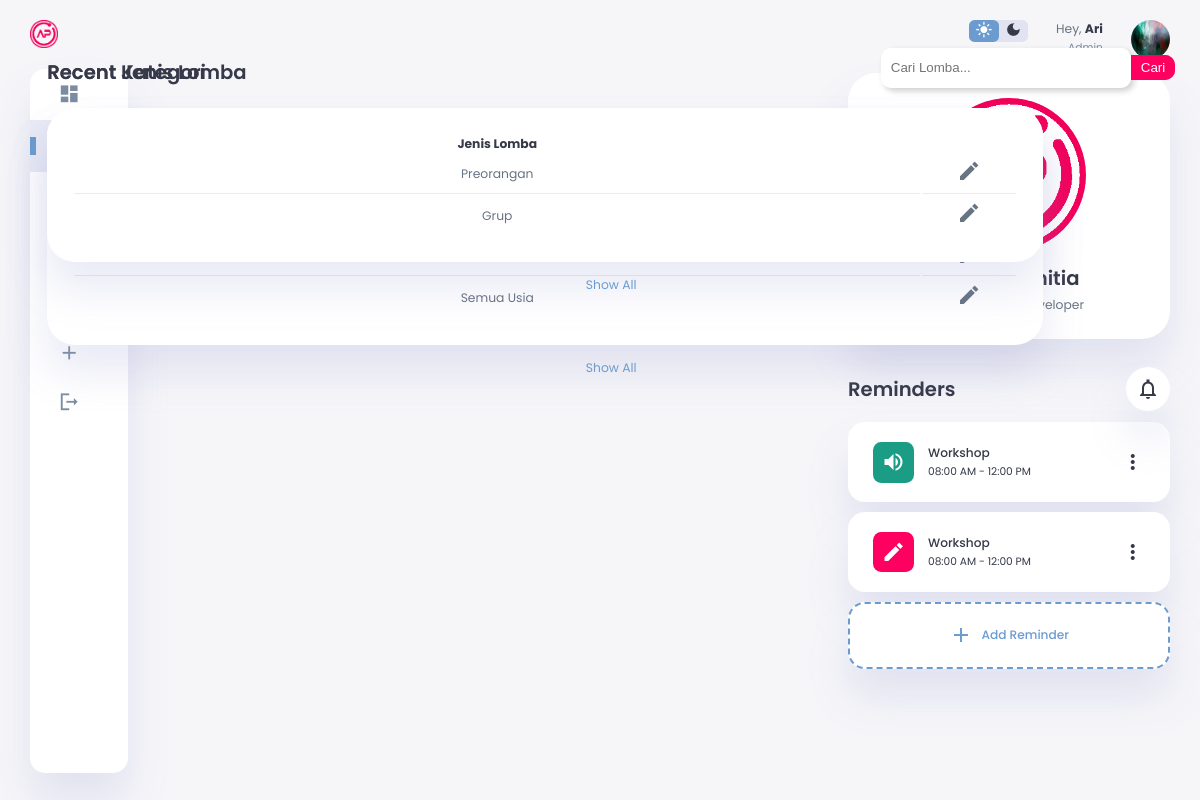
/admin?page=kategori (signed in), run on the app's committed database.
### tables this page shows
CREATE TABLE `kategori` (
  `kategori_id` int(2) NOT NULL,
  `nama` varchar(32) NOT NULL
);

CREATE TABLE `jenis` (
  `jenis_id` int(2) NOT NULL,
  `nama` varchar(32) NOT NULL
);

### admin/content/kategori.php (the view, shortened to what this page needs)
<div class="recent-orders">
<form id="searchForm" class="search-form">
        <div class="h2-wrapper">
            <h2>Recent Kategori</h2>
        </div>
        <button type="submit" class="search-button">Cari</button>
    </form>
    <table>
        <thead>
            <tr>
                <th>Kategori Lomba</th>
            </tr>
        </thead>
        <tbody class="recent-orders-table">
            <?php
            $queryKategori = "SELECT * FROM kategori";
            $resultKategori = $koneksi->query($queryKategori);
            while ($rowKategori = $resultKategori->fetch_assoc()) {
                $namaKategori = $rowKategori['nama'];
            ?>
                <tr>
                    <td><?php echo $namaKategori ?></td>
                    <td style="width: 10%;">
                        <div class="icon-edit">
                            <span class="material-icons-sharp">
                            </span>
                        </div>
                    </td>
                </tr>
            <?php
            }
            ?>
        </tbody>
    </table>
    <a href="#" id="showAllLinkKategori">Show All</a>
</div>
<div class="recent-orders">
<form id="searchForm" class="search-form">
        <div class="h2-wrapper">
            <h2>Recent Jenis Lomba</h2>
        </div>
        <input class="input-search" type="text" id="searchInput" placeholder="Cari Lomba...">
        <button type="submit" class="search-button">Cari</button>
    </form>
    <table>
        <thead>
            <tr>
                <th>Jenis Lomba</th>
            </tr>
        </thead>
        <tbody class="recent-orders-table">
            <?php
            $queryJenis = "SELECT * FROM jenis";
            $resultJenis = $koneksi->query($queryJenis);
            while ($rowJenis = $resultJenis->fetch_assoc()) {
                $jenisLomba = $rowJenis['nama'];
            ?>
                <tr>
                    <td><?php echo $jenisLomba ?></td>
                    <td style="width: 10%;">
                        <div class="icon-edit">
                            <span class="material-icons-sharp">
                            </span>
                        </div>
                    </td>
                </tr>
            <?php
            }
            ?>
        </tbody>
    </table>
    <a href="#" id="showAllLinkKategori">Show All</a>
</div>

### admin/style.css (style rules this page uses)
:root { --color-primary: #6C9BCF; --color-danger: #FF0060; --color-success: #1B9C85; --color-warning: #F7D060; --color-white: #fff; --color-info-dark: #7d8da1; --color-dark: #363949; --color-light: rgba(132, 139, 200, 0.18); --color-dark-variant: #677483; --color-background: #f6f6f9; --card-border-radius: 2rem; --border-radius-1: 0.4rem; --border-radius-2: 1.2rem; --card-padding: 1.8rem; --padding-1: 1.2rem; --box-shadow: 0 2rem 3rem var(--color-light); }
* { margin: 0; padding: 0; outline: 0; appearance: 0; border: 0; text-decoration: none; box-sizing: border-box; }
html { font-size: 14px; }
body { width: 100vw; height: 100vh; font-family: 'Poppins', sans-serif; font-size: 0.88rem; user-select: none; overflow-x: hidden; color: var(--color-dark); background-color: var(--color-background); }
a { color: var(--color-dark); }
h2 { font-weight: 600; font-size: 1.4rem; }
main .recent-orders { margin-top: 1.3rem; }
main .recent-orders h2 { margin-bottom: 0.8rem; }
main .recent-orders table { background-color: var(--color-white); width: 100%; padding: var(--card-padding); text-align: center; box-shadow: var(--box-shadow); border-radius: var(--card-border-radius); transition: all 0.3s ease; }
main table tbody td { height: 2.8rem; border-bottom: 1px solid var(--color-light); color: var(--color-dark-variant); }
main table tbody tr:last-child td { border: none; }
main .recent-orders a { text-align: center; display: block; margin: 1rem auto; color: var(--color-primary); }
@media screen and (max-width: 1200px) { main .recent-orders { width: 94%; position: absolute; left: 50%; transform: translateX(-50%); margin: 2rem 0 0 0.8rem; } }
@media screen and (max-width: 1200px) { main .recent-orders table { width: 83vw; } }

### admin/content/kategori.php (style rules this page uses)
.recent-orders { display: flex; flex-direction: column; align-items: flex-start; }
.search-form { display: flex; flex-direction: row; align-items: center; justify-content: space-between; width: 100%; }
.h2-wrapper { flex-grow: 1; }
.input-search { margin-bottom: 20px; padding-right: 5px; padding-left: 10px; height: 40px; width: 250px; box-shadow: 3px 3px 6px rgba(0, 0, 0, 0.1); border-radius: 10px; }
.search-button { background-color: #FF0060; margin-bottom: 20px; color: #fff; border: none; padding: 5px 10px; cursor: pointer; border-radius: 0 10px 10px 0; }

### data on the page
kategori: nama "Semua Usia"
jenis: nama "Preorangan"
jenis: nama "Grup"
